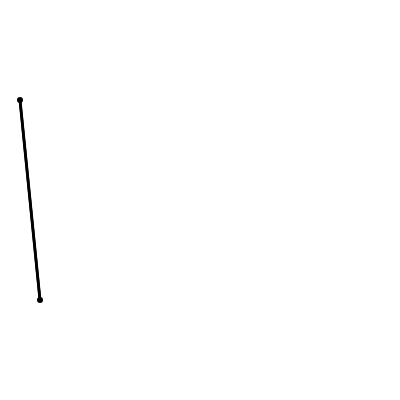
Frame 1 (no input)
Frame 60 (no input): identical to frame 1, image omitted
Frame 120 (the mouse pressed at the canvas centre since frame 60): identical to frame 1, image omitted

The p5.js sketch that drew this single still picture (run headless with seeded random() and noise() and a simulated clock; from frame 60 on, the mouse is pressed at the canvas centre):

// p5.js sketch
// ── sketch.js
function setup() {
  createCanvas(400, 400);
}

function draw() {
  background('white');
  dda(20, 100, 40,300);
}

function dda(x1,y1,x2,y2){
  dx = x2-x1;
  dy = y2-y1;
  console.log(dx);
  if(Math.abs(dx)>Math.abs(dy)){
    stepsize = Math.abs(dx);
  }else{
    stepsize = Math.abs(dy);
    xi = dx/stepsize;
    yi = dy/stepsize;
    strokeWeight(6);
    point(x1, y1);
    for(var i=0; i<stepsize; i++){
      x1 = x1+xi;
      y1 = y1+yi;
      if(i == stepsize-1){
        strokeWeight(6);
        point(x1, y1);
      }
      else{
        strokeWeight(3);
        point(x1, y1);
      }
    }
  }
}
